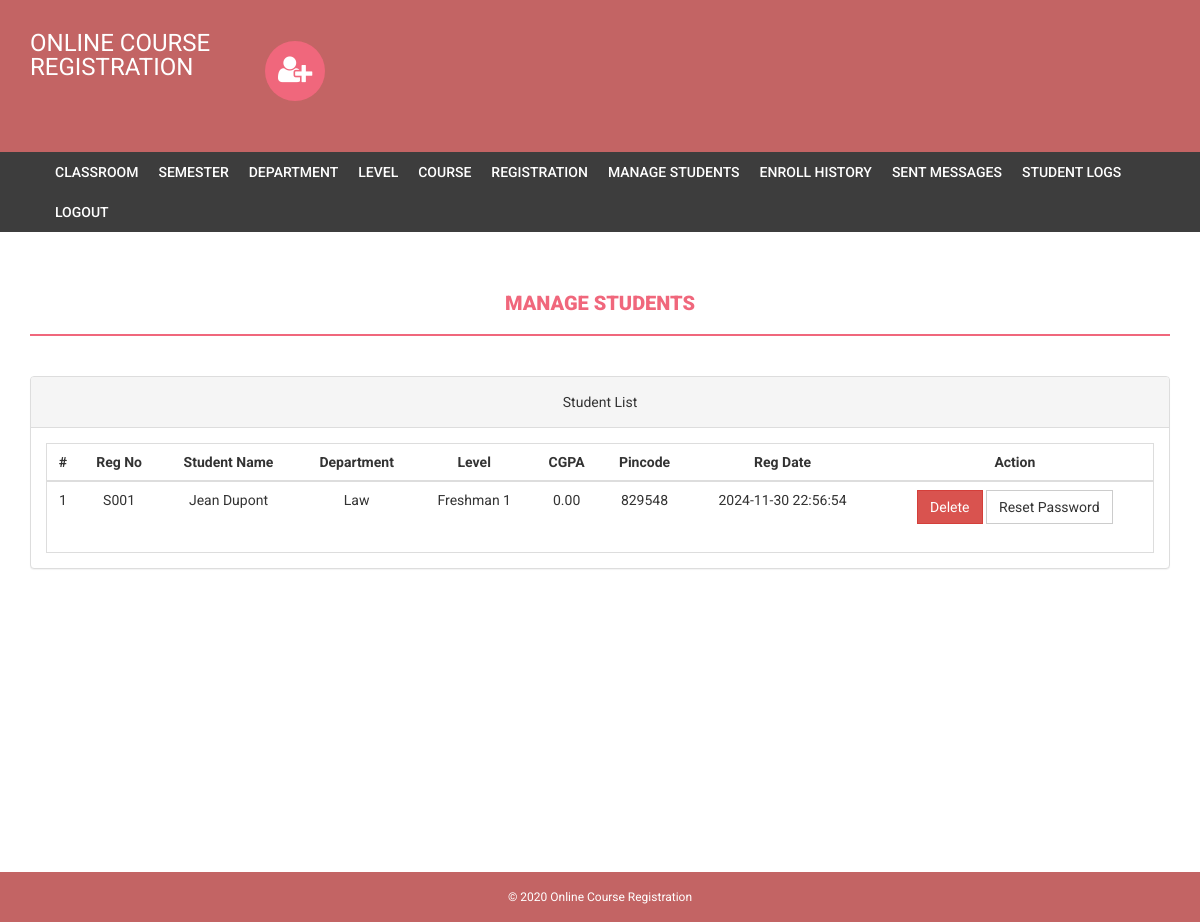
Page /admin/manage-students.php (signed in) on the committed database.
### tables this page shows
CREATE TABLE `students` (
  `StudentRegno` varchar(50) NOT NULL,
  `studentPhoto` varchar(255) DEFAULT NULL,
  `password` varchar(255) NOT NULL,
  `studentName` varchar(255) NOT NULL,
  `level` varchar(255) NOT NULL,
  `pincode` varchar(255) NOT NULL,
  `department` varchar(255) NOT NULL,
  `cgpa` decimal(10,2) NOT NULL,
  `creationdate` timestamp NOT NULL DEFAULT current_timestamp(),
  `updationDate` varchar(255) NOT NULL
);

### admin/manage-students.php (the view, shortened to what this page needs)
<?php
if(strlen($_SESSION['alogin'])==0) {
    header('location:index.php');
    exit;
} else {
?>
<!DOCTYPE html>
<html xmlns="http://www.w3.org/1999/xhtml">
<head>
    <link href="assets/css/bootstrap.css" rel="stylesheet" />
    <link href="assets/css/font-awesome.css" rel="stylesheet" />
    <link href="assets/css/style.css" rel="stylesheet" />
</head>
<body>
<?php include('includes/header.php'); ?>
<?php if($_SESSION['alogin'] != "") {
    include('includes/menubar.php');
} ?>
    <div class="content-wrapper">
        <div class="container">
            <div class="row">
                <div class="col-md-12">
                    <h1 class="page-head-line">Manage Students</h1>
                </div>
            </div>
            <div class="row">
                <div class="col-md-12">
                    <div class="panel panel-default">
                        <div class="panel-heading">
                            Student List
                        </div>
                        <div class="panel-body">
                            <div class="table-responsive table-bordered">
                                <table class="table">
                                    <thead>
                                        <tr>
                                            <th>#</th>
                                            <th>Reg No</th>
                                            <th>Student Name</th>
                                            <th>Department</th>
                                            <th>Level</th>
                                            <th>CGPA</th>
                                            <th>Pincode</th>
                                            <th>Reg Date</th>
                                            <th>Action</th>
                                        </tr>
                                    </thead>
                                    <tbody>
<?php
$sql = mysqli_query($bd, "SELECT * FROM students");
$cnt = 1;
while($row = mysqli_fetch_array($sql)) {
?>
                                        <tr>
                                            <td><?php echo $cnt; ?></td>
                                            <td><?php echo htmlentities($row['StudentRegno']); ?></td>
                                            <td><?php echo htmlentities($row['studentName']); ?></td>
                                            <td><?php echo htmlentities($row['department']); ?></td>
                                            <td><?php echo htmlentities($row['level']); ?></td>
                                            <td><?php echo htmlentities($row['cgpa']); ?></td>
                                            <td><?php echo htmlentities($row['pincode']); ?></td>
                                            <td><?php echo htmlentities($row['creationdate']); ?></td>
                                            <td>
                                                <a href="manage-students.php?id=<?php echo $row['StudentRegno']; ?>&del=delete" onClick="return confirm('Are you sure you want to delete?')">
                                                    <button class="btn btn-danger">Delete</button>
                                                </a>
                                                <a href="manage-students.php?id=<?php echo $row['StudentRegno']; ?>&pass=update" onClick="return confirm('Are you sure you want to reset password?')">
                                                    <button type="button" class="btn btn-default">Reset Password</button>
                                                </a>
                                            </td>
                                        </tr>
<?php
    $cnt++;
}
?>
                                    </tbody>
                                </table>
                            </div>
                        </div>
                    </div>
                </div>
            </div>
        </div>
    </div>
    <?php include('includes/footer.php'); ?>
</body>
</html>
<?php } ?>

### admin/assets/css/style.css (style rules this page uses)
body { font-family: 'Roboto', sans-serif; line-height: 30px; }
.content-wrapper { margin-top: 40px; min-height: 600px; padding-bottom: 60px; }
.page-head-line { font-weight: 900; padding-bottom: 20px; border-bottom: 2px solid #F0677C; text-transform: uppercase; color: #F0677C; font-size: 20px; margin-bottom: 40px; }
.btn { border-radius: 0px; -webkit-border-radius: 0px; -moz-border-radius: 0px; }

### admin/manage-students.php (style rules this page uses)
.table td, .table th { vertical-align: middle; text-align: center; }

### admin/includes/footer.php (style rules this page uses)
.col-md-12 { text-align: center; }

### rows in the picture
students: StudentRegno "S001", studentName "Jean Dupont", department "Law", level "Freshman 1", cgpa "0.00", pincode "829548", creationdate "2024-11-30 22:56:54"
